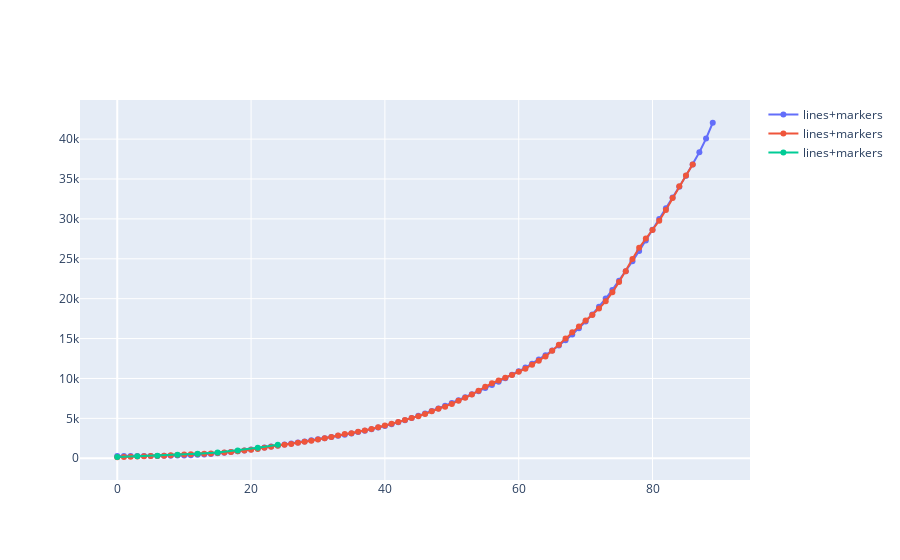

The cell this chart's notebook holds for it:
### Code cell
new_x= np.arange(0,90)
new_x = new_x.reshape((90,1))
new_x = poly.fit_transform(new_x)
fig=plt.figure(figsize=(18, 16), dpi= 80, facecolor='w', edgecolor='k')
fig = go.Figure()
X_3 = [np.mean(df["Total.Cases"][i:i+3]) for i in range(0,len(df["Total.Cases"])-3,3)]
fig.add_trace(go.Scatter( x=np.arange(0,105) , y=reg.predict(new_x),
                    mode='lines+markers',
                    name='lines+markers'))
fig.add_trace(go.Scatter( x=df.index.values , y=df["Total.Cases"],
                    mode='lines+markers',
                    name='lines+markers'))

fig.add_trace(go.Scatter( x=list(range(0,len(X_3)-3,3)) , y=X_3,
                    mode='lines+markers',
                    name='lines+markers'))
fig.show()
